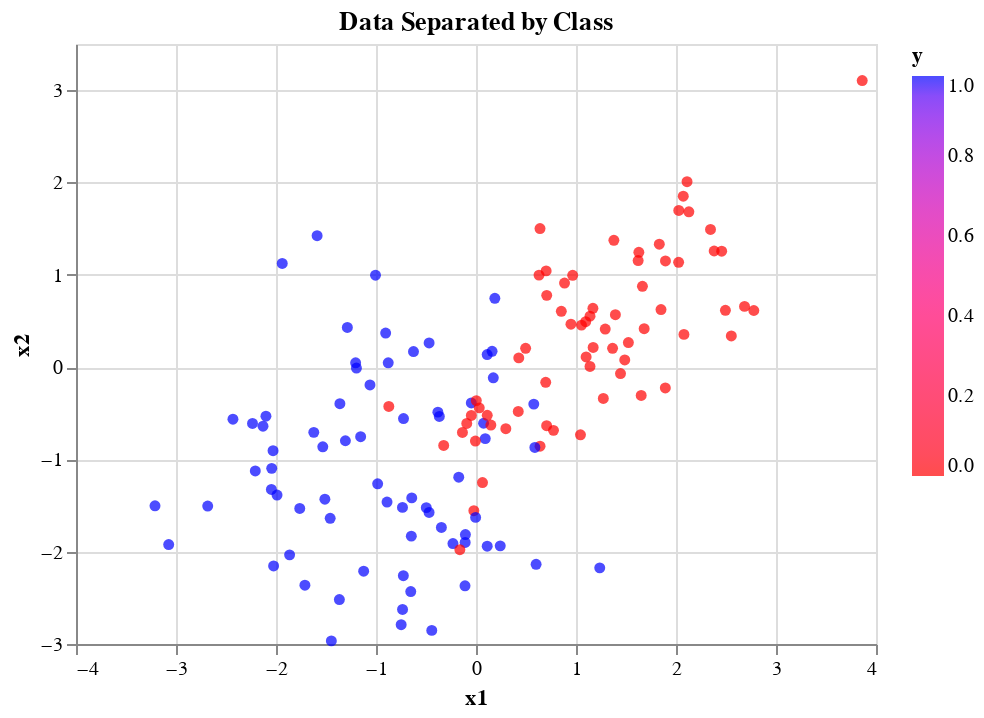

Source (notebook cell):
### Code cell
%%capture --no-display
alt.Chart(
    train, 
    title = "Data Separated by Class").mark_circle().encode(
        x='x1',
        y='x2', 
        color=alt.Color(
            'y', 
            scale=alt.Scale(
                domain = [0.0, 1.0], 
                range = ['red', 'blue'])))

### Figure 1 — Vega-Lite specification as saved in the notebook (floating-point values rounded to 4 significant figures; data arrays with more than 128 entries replaced by an {"elided": "..."} marker saying what was removed)
{"config": {"view": {"continuousWidth": 400, "continuousHeight": 300}}, "data": {"name": "data-e185a47b7214e1f7623848a11c4aa1a9"}, "mark": "circle", "encoding": {"color": {"field": "y", "scale": {"domain": [0.0, 1.0], "range": ["red", "blue"]}, "type": "quantitative"}, "x": {"field": "x1", "type": "quantitative"}, "y": {"field": "x2", "type": "quantitative"}}, "title": "Data Separated by Class", "$schema": "https://vega.github.io/schema/vega-lite/v4.17.0.json", "datasets": {"data-e185a47b7214e1f7623848a11c4aa1a9": {"elided": "140 records"}}}
